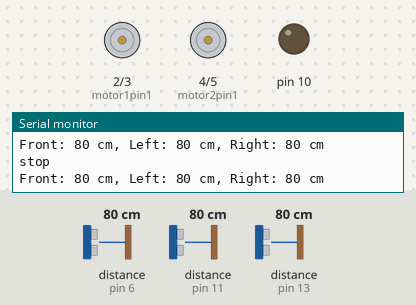
Simulated run of this sketch. Board: Arduino Uno, built with avr-gcc and run on an emulated ATmega328P. Parts: motor-driver pin pairs drawn as motors (green arrow = first pin HIGH = forward, orange = second pin HIGH = backward, longer = more drive), output pins drawn as LEDs (lit = HIGH), the last lines printed to the serial monitor. Wiring (inferred from the names in the program): 3 × ultrasonic range finder: trigger pin 8, echo pin 11 / trigger pin 9, echo pin 6 / trigger pin 12, echo pin 13. The inputs (shaded band) are chosen by the test bench; at power-on: distance to the obstacle (sensors on pin 6, pin 11, pin 13) 80 cm. The echo pulse lasts 58.3 µs per cm; pins used as bus, display or sensor lines are not drawn.

Above: at 1.2 s.
1.3 s: distance to the obstacle (sensor on pin 6) set to 44 cm
4.3 s: distance to the obstacle (sensor on pin 6) set to 36 cm
At 4.9 s:
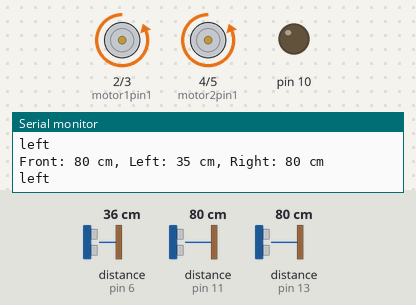
5.8 s: distance to the obstacle (sensor on pin 11) set to 38 cm
7.3 s: distance to the obstacle (sensor on pin 11) set to 33 cm
At 8.4 s:
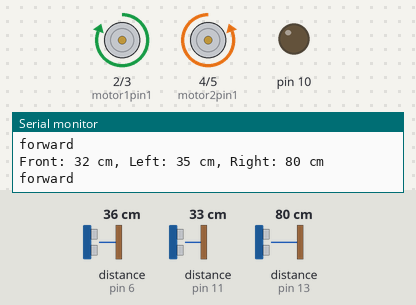
8.9 s: distance to the obstacle (sensor on pin 13) set to 36 cm
11.9 s: distance to the obstacle (sensor on pin 13) set to 30 cm
At 12.5 s:
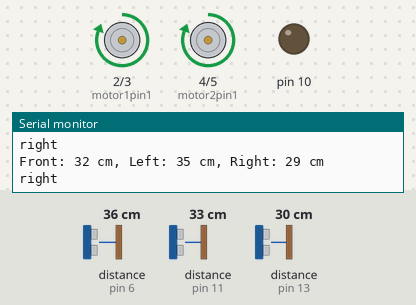
Timing chart, 0 to 14.4 s (numbered marks = the images above; inputs shaded):
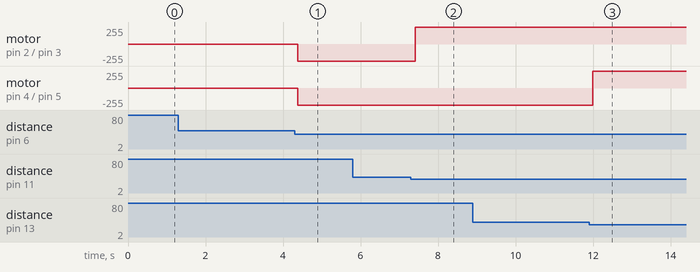

Measured:
- the behaviour switches between 41 and 40 cm on distance to the obstacle (sensor on pin 6) (found by bisection; images 0 and 1)
- the behaviour switches between 36 and 35 cm on distance to the obstacle (sensor on pin 11) (found by bisection; images 1 and 2)
- the behaviour switches between 34 and 33 cm on distance to the obstacle (sensor on pin 13) (found by bisection; images 2 and 3)
- after the input at 4.3 s, motor on pin 2 (motor1pin1) / pin 3 (motor1pin2), motor on pin 4 (motor2pin1) / pin 5 (motor2pin2): stopped → backward 255/255 after 0.08 s
- after the input at 7.3 s, motor on pin 2 (motor1pin1) / pin 3 (motor1pin2): backward 255/255 → forward 255/255 after 0.11 s
- after the input at 11.9 s, motor on pin 4 (motor2pin1) / pin 5 (motor2pin2): backward 255/255 → forward 255/255 after 0.09 s

The sketch:

main.ino
```cpp
int motor1pin1 = 2;
int motor1pin2 = 3;

int motor2pin1 = 4;
int   motor2pin2 = 5;

// Ultrasonic sensor pins


#define S1Trig 8


#define S2Trig 9


#define S3Trig 12


#define S1Echo 11


#define S2Echo 6


#define S3Echo 13


#define MAX_DISTANCE 40


#define MIN_DISTANCE_BACK 5


#define MAX_SPEED 120


#define MIN_SPEED 75


void setup() {


  pinMode(S1Trig, OUTPUT);


  pinMode(S2Trig, OUTPUT);


  pinMode(S3Trig, OUTPUT);

  //Set the Echo pins as input pins


  pinMode(S1Echo, INPUT);


  pinMode(S2Echo, INPUT);


  pinMode(S3Echo, INPUT);


  // Initialize the serial communication for debugging


  Serial.begin(9600);


  // put your setup code here, to run once:
   pinMode(motor1pin1, OUTPUT);
  pinMode(motor1pin2, OUTPUT);
  pinMode(motor2pin1,   OUTPUT);
  pinMode(motor2pin2, OUTPUT);

  //(Optional)
  pinMode(9,   OUTPUT);
  pinMode(10, OUTPUT);
  //(Optional)
}

void loop() {


  int frontDistance = sensorOne();


  int leftDistance = sensorTwo();


  int rightDistance = sensorThree();


  Serial.print("Front: ");


  Serial.print(frontDistance);


  Serial.print(" cm, Left: ");


  Serial.print(leftDistance);


  Serial.print(" cm, Right: ");


  Serial.print(rightDistance);


  Serial.println(" cm");


  // Find the sensor with the smallest distance


  if (frontDistance < MIN_DISTANCE_BACK) {


    // moveBackward();


    Serial.println("backward");


  } else if (frontDistance < leftDistance && frontDistance < rightDistance && frontDistance < MAX_DISTANCE) {


    moveForward();


    Serial.println("forward");


  }else if (leftDistance < rightDistance && leftDistance < MAX_DISTANCE) {


    turnLeft();


    Serial.println("left");


  } else if (rightDistance < MAX_DISTANCE) {


    turnRight();


    Serial.println("right");


   } else {


    stop();


    Serial.println("stop");


  }


  delay(100); // Delay for stability and to avoid excessive readings


}


// Function to measure the distance using an ultrasonic sensor


int sensorOne() {


  //pulse output


  digitalWrite(S1Trig, LOW);


  delayMicroseconds(2);


  digitalWrite(S1Trig, HIGH);


  delayMicroseconds(10);


  digitalWrite(S1Trig, LOW);


  long t = pulseIn(S1Echo, HIGH);//Get the pulse


  int cm = t / 29 / 2; //Convert time to the distance


  return cm; // Return the values from the sensor


}


//Get the sensor values


int sensorTwo() {


  //pulse output


  digitalWrite(S2Trig, LOW);


  delayMicroseconds(2);


  digitalWrite(S2Trig, HIGH);


  delayMicroseconds(10);


  digitalWrite(S2Trig, LOW);


  long t = pulseIn(S2Echo, HIGH);//Get the pulse


  int cm = t / 29 / 2; //Convert time to the distance


  return cm; // Return the values from the sensor


}


//Get the sensor values


int sensorThree() {


  //pulse output


  digitalWrite(S3Trig, LOW);


  delayMicroseconds(2);


  digitalWrite(S3Trig, HIGH);


  delayMicroseconds(10);


  digitalWrite(S3Trig, LOW);


  long t = pulseIn(S3Echo, HIGH);//Get the pulse


  int cm = t / 29 / 2; //Convert time to the distance


  return cm; // Return the values from the sensor


}


  void moveForward(){
  digitalWrite(motor1pin1,   HIGH);
  digitalWrite(motor1pin2, LOW);
  digitalWrite(motor2pin1, LOW);
  digitalWrite(motor2pin2, HIGH);}
//RIGHT
void turnRight(){
  digitalWrite(motor1pin1,   HIGH);
  digitalWrite(motor1pin2, LOW);
  digitalWrite(motor2pin1, HIGH);
  digitalWrite(motor2pin2, LOW);
  }
  void moveBackward(){
  digitalWrite(motor1pin1,   LOW);
  digitalWrite(motor1pin2, HIGH);
  digitalWrite(motor2pin1, HIGH);
  digitalWrite(motor2pin2, LOW);}
//LEFT
void turnLeft(){
  digitalWrite(motor1pin1,   LOW);
  digitalWrite(motor1pin2, HIGH);
  digitalWrite(motor2pin1, LOW);
  digitalWrite(motor2pin2, HIGH);


}
void stop(){
  digitalWrite(motor1pin1,   LOW);
  digitalWrite(motor1pin2, LOW);
  digitalWrite(motor2pin1, LOW);
  digitalWrite(motor2pin2, LOW);


}
```
